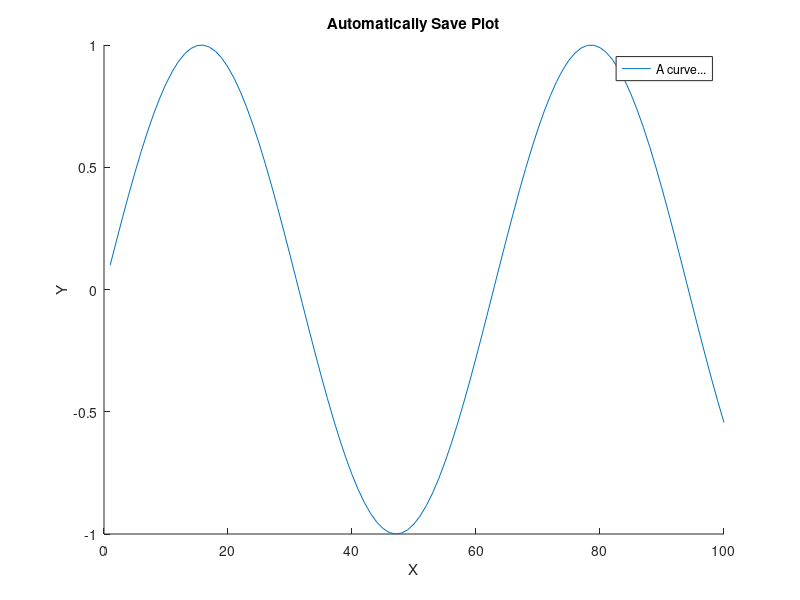
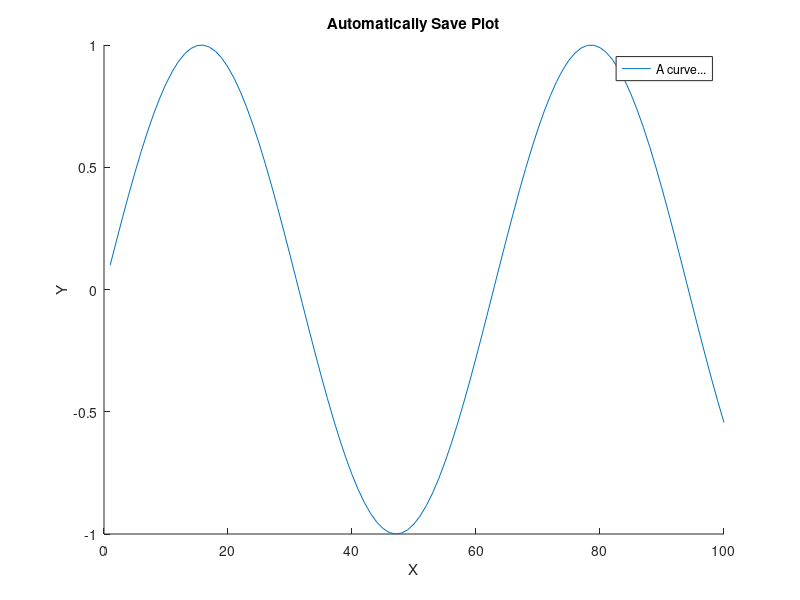
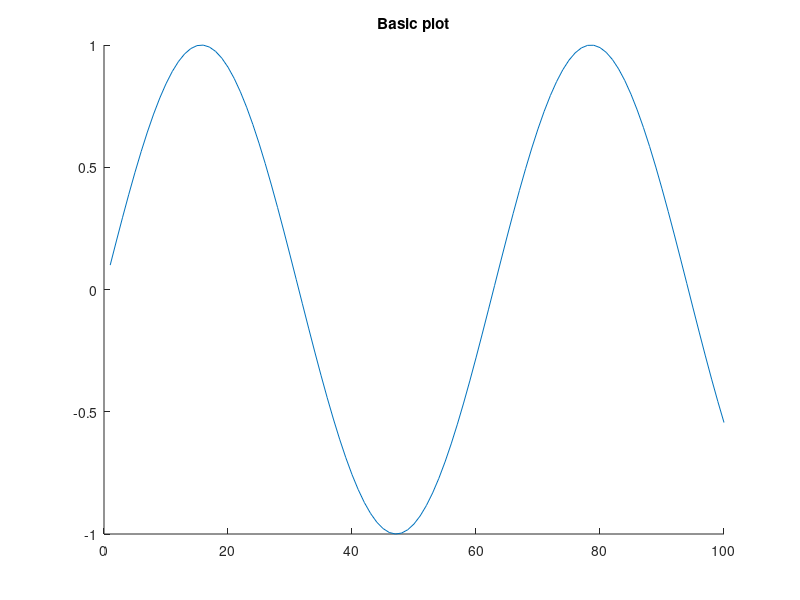
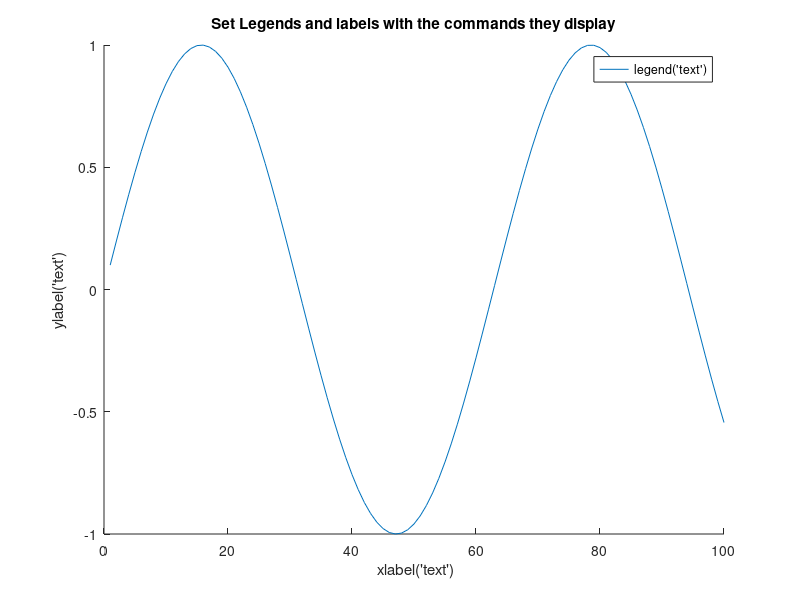

The MATLAB script that drew these images, in order:
%% Just press f5 to run everything, and read the section that has something you need

% Press (ctrl+enter) to run the section your cursor is currently in ( Marked in yellow)
clear all
close all
%% Init
%Just some example-arrays
X1 = [1:100]; 
Y1 = sin(X1./10); 

% The samples have different length
X2 = [1:0.5:100];
Y2= 1.-(1./X2);

disp("Init complete");


%% Basic plot 




%   All code you write betweeen hold on and hold off 
%   will apply to the same plot
hold on  

% (Optional) Add a title 
title("Basic plot"); 


plot(X1, Y1); % Plot the function
hold off

%% Legends and labels

figure; % Calling figure => Plot/write in a new window
hold on
title("Set Legends and labels with the commands they display");

plot( X1, Y1);

% Set desctiptions on the axis
xlabel(" xlabel('text')");
ylabel("ylabel('text')");

% Legend must come after you call plot()
% GIves a name to the plotted lines
%   
legend(["legend('text')"]); 
hold off



%% Ploting values against each other

figure
hold on 
title("Ploting values against each other (1)");
%Methon 1:
    %Give the inputs in pairs
    % X1 and X2 can have different lengths as long as the length is the
    % same for between X1 and Y1 (and so on)
plot(X1, Y1, X2, Y2);
legend(["It is fine to have more plots that legends"]);
hold off



figure;
hold on 

title("Ploting values against each other (2)");
%Method 2:
    % GIve the X-values first and then a list of all Y-values 
    %(Separate with ; )
plot( X1, [Y1;Y1.*2] ); 
legend(["It is also fine to have", "More legends than plots", "Will not show up"]);

hold off




%% SUBPLOTS

figure;
hold on
title("Subplots");


% Subplot(n, m, i)
    %   Divides the window into a grid of n * m plots
    %   i is the position of the plot (left to right, top to bottom)  

    
subplot(2, 1, 1);
plot(X1, Y1);

% They work just like normal between hold on and hold off
subplot(2,1, 2); 
hold on
plot(X2, Y2);
legend("Subplot 2");
xlabel("X"); 
ylabel("Y"); 

legend("Title is not working");
hold off
hold off



%% Colours and styles
figure
hold on 
title("Colours and styles");
plot(X1, Y1, "r", X2, Y2, "b--", X1, Y1.*(-1) , "pk");
% Add a string after X and Y to change colour and style
% The first letter is colour
    % The colours are:
        % blue      b
        % black     k	
        % red       r	
        % green     g	
        % yellow	y	
        % cyan      c	
        % magenta	m	
        % white     w
    
% The next letters are for style:
    % Line-types
        % '-'       Whole line(Default)
        % '--'      Dasked line
        % ':'       Dotted line
        % '-.'      Dasshed and dotted line
    % Marking data-points (Just some of them)
        % 'o'   circle
        % 'x'   cross
        % '*'   asterisk
        % 'p'   star (pentagram)

 
    
 

legend(["Add a string after X1 and Y1 to give colour or style", "string = b--","Read comments for more"]);


hold off;


%% Automatically Save Plot
figure;

    

hold on 
title("Automatically Save Plot");

plot(X1, Y1); 
legend("A curve...");
xlabel("X");
ylabel("Y");
hold off 

% TO save the current plot use:
    % print( filename, "-d"+ filename )
    % Use epsc instad of eps to get colours
print("Plot_filename", "-depsc");
print("Plot_filename", "-djpeg")
disp("Saved Plot as .jpeg and .eps "); 


%% Change Window-size
% The parameters can be given when:
    % making the figure(), or with the
    % set()-function

f = figure('color' , 'cyan'); 

% The variable gcf returns the current figure
set(gcf, 'color', 'green'); 



% Units sets how position is calculated
    % 'pixels'      :   (Default) 
    % 'normalized'  :   Positions on the window is represented with a
                        % number from 0 to 1            
    %'centimeters'  :   
    %'characters'   :   Character-width= width of character 'x' in the
                        % default size

                        
Units = 'normalized';  % Normalized is probably easiest to use  
set(gcf, 'Units', Units); 
    
    
% Position = [ leftPosition, bottomPosition, width, height]; 
Position = [0,0, 1, 1]; % (Full screen if units = normalized)
set(gcf, 'Position', Position);



hold on 
title("Change Window-size");  

plot(X1, Y1); 
legend("bg- colour set to green"); 

hold off
